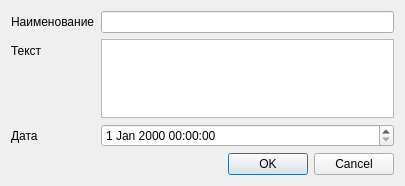
<?xml version="1.0" encoding="UTF-8"?>
<ui version="4.0">
 <class>Dialog</class>
 <widget class="QDialog" name="Dialog">
  <property name="geometry">
   <rect>
    <x>0</x>
    <y>0</y>
    <width>405</width>
    <height>186</height>
   </rect>
  </property>
  <property name="windowTitle">
   <string>Новая заметка</string>
  </property>
  <layout class="QVBoxLayout" name="verticalLayout">
   <item>
    <layout class="QFormLayout" name="formLayout">
     <item row="0" column="0">
      <widget class="QLabel" name="label">
       <property name="text">
        <string>Наименование</string>
       </property>
      </widget>
     </item>
     <item row="0" column="1">
      <widget class="QLineEdit" name="titleEdit"/>
     </item>
     <item row="1" column="0">
      <widget class="QLabel" name="label_2">
       <property name="text">
        <string>Текст</string>
       </property>
      </widget>
     </item>
     <item row="1" column="1">
      <widget class="QPlainTextEdit" name="contentEdit"/>
     </item>
     <item row="2" column="0">
      <widget class="QLabel" name="label_3">
       <property name="text">
        <string>Дата</string>
       </property>
      </widget>
     </item>
     <item row="2" column="1">
      <widget class="QDateTimeEdit" name="plannedDateTimeEdit"/>
     </item>
    </layout>
   </item>
   <item>
    <widget class="QDialogButtonBox" name="buttonBox">
     <property name="orientation">
      <enum>Qt::Horizontal</enum>
     </property>
     <property name="standardButtons">
      <set>QDialogButtonBox::Cancel|QDialogButtonBox::Ok</set>
     </property>
    </widget>
   </item>
  </layout>
 </widget>
 <resources/>
 <connections>
  <connection>
   <sender>buttonBox</sender>
   <signal>accepted()</signal>
   <receiver>Dialog</receiver>
   <slot>accept()</slot>
   <hints>
    <hint type="sourcelabel">
     <x>248</x>
     <y>254</y>
    </hint>
    <hint type="destinationlabel">
     <x>157</x>
     <y>274</y>
    </hint>
   </hints>
  </connection>
  <connection>
   <sender>buttonBox</sender>
   <signal>rejected()</signal>
   <receiver>Dialog</receiver>
   <slot>reject()</slot>
   <hints>
    <hint type="sourcelabel">
     <x>316</x>
     <y>260</y>
    </hint>
    <hint type="destinationlabel">
     <x>286</x>
     <y>274</y>
    </hint>
   </hints>
  </connection>
 </connections>
</ui>
